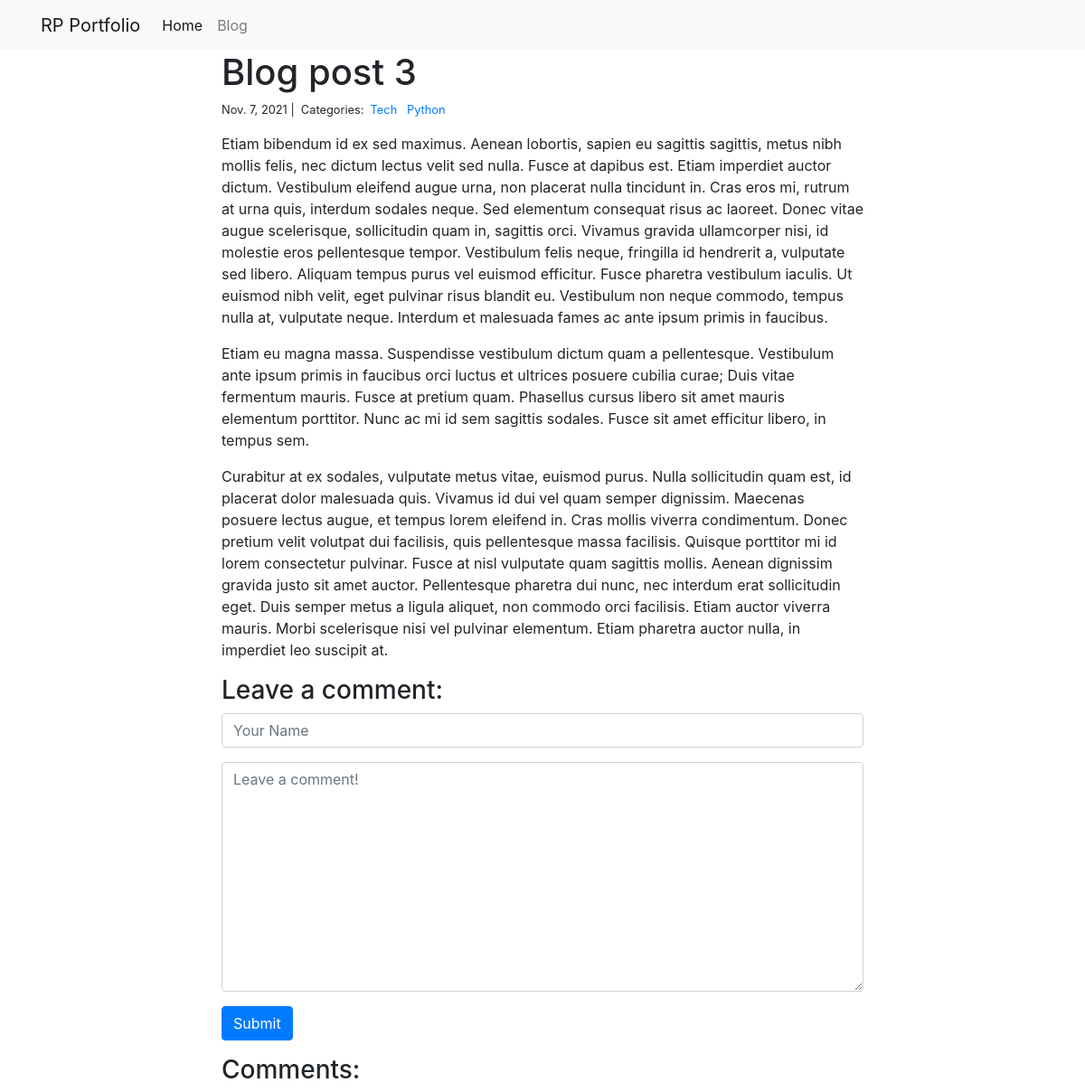
The page /blog/3/ on the database as committed earlier.
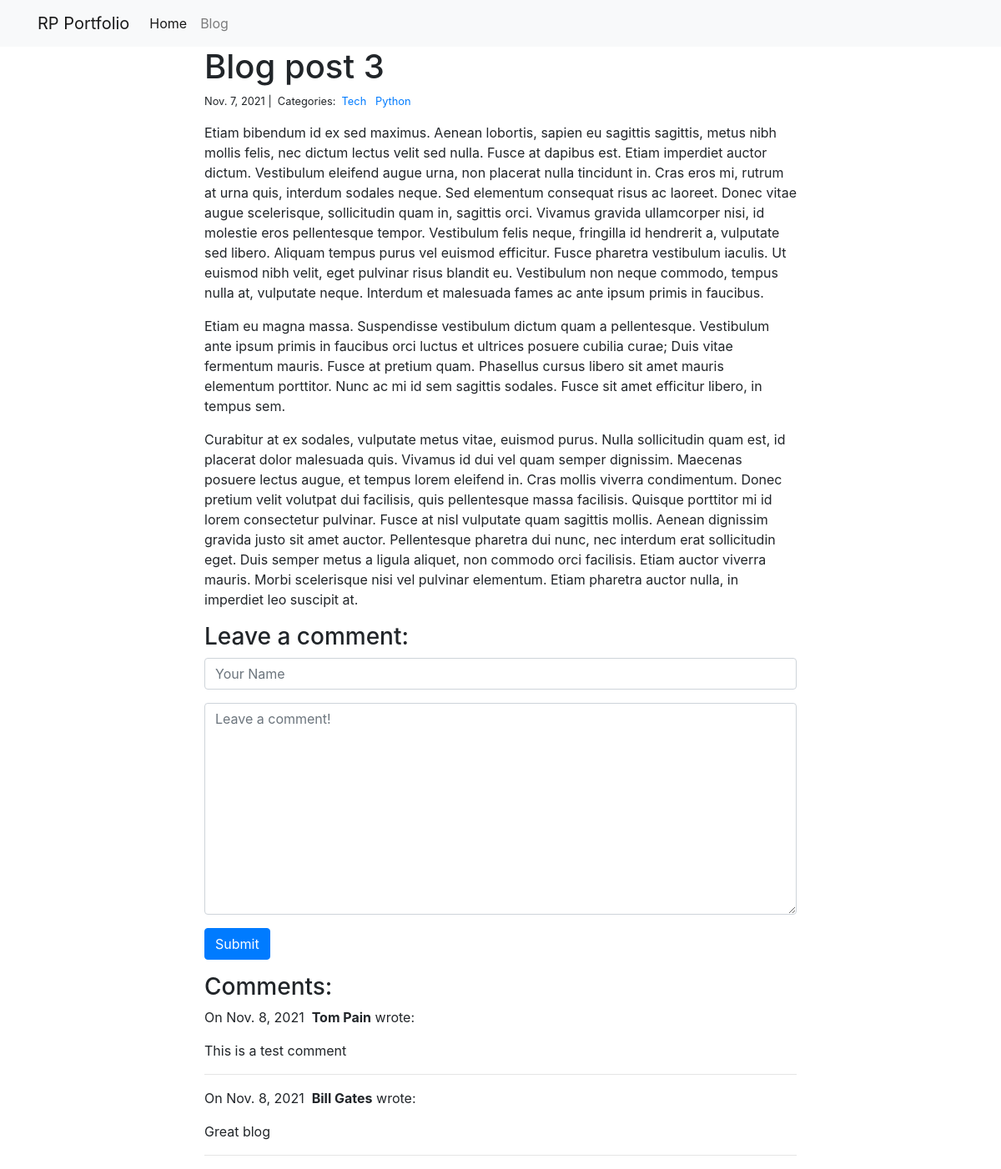
The same page on the database as committed later.
### blog/models.py (models this page shows)
class Category(models.Model):
    name = models.CharField(max_length=20)

class Comment(models.Model):
    author = models.CharField(max_length=60)
    body = models.TextField()
    created_on = models.DateTimeField(auto_now_add=True)
    post = models.ForeignKey('Post', on_delete=models.CASCADE)

### blog/views.py (the view, shortened to what this page needs)
# urls.py: path("<int:pk>/", views.blog_detail, name="blog_detail"),
def blog_detail(request, pk):
    post = Post.objects.get(pk=pk)
    form = CommentForm()
    comments = Comment.objects.filter(post=post)
    context = {
        "post": post,
        "comments": comments,
        "form": form,
    }
    return render(request, "blog_detail.html", context)

### blog/forms.py
class CommentForm(forms.Form):
    author = forms.CharField(
        max_length=60,
        widget=forms.TextInput(attrs={
            "class": "form-control",
            "placeholder": "Your Name"
        })
    )
    body = forms.CharField(widget=forms.Textarea(
        attrs={
            "class": "form-control",
            "placeholder": "Leave a comment!"
        })
    )

### blog/templates/blog_detail.html (shortened to what this page needs)
{% extends "base.html" %}
{% block page_content %}
<div class="col-md-8 offset-md-2">
    <h1>{{ post.title }}</h1>
    <small>
        {{ post.created_on.date }} |&nbsp;
        Categories:&nbsp;
        {% for category in post.categories.all %}
        <a href="{% url 'blog_category' category.name %}">
            {{ category.name }}
        </a>&nbsp;
        {% endfor %}
    </small>
    <p>{{ post.body | linebreaks }}</p>
    <h3>Leave a comment:</h3>
    <form action="/blog/{{ post.pk }}/" method="post">
        <div class="form-group">
            {{ form.author }}
        </div>
        <div class="form-group">
            {{ form.body }}
        </div>
        <button type="submit" class="btn btn-primary">Submit</button>
    </form>
    <h3>Comments:</h3>
    {% for comment in comments %}
    <p>
        On {{comment.created_on.date }}&nbsp;
        <b>{{ comment.author }}</b> wrote:
    </p>
    <p>{{ comment.body }}</p>
    <hr>
    {% endfor %}
</div>
{% endblock %}

Rows that differ between the two databases and show on the page:
added Comment: created_on "Nov. 8, 2021", author "Tom Pain", body "This is a test comment"
added Comment: created_on "Nov. 8, 2021", author "Bill Gates", body "Great blog"
